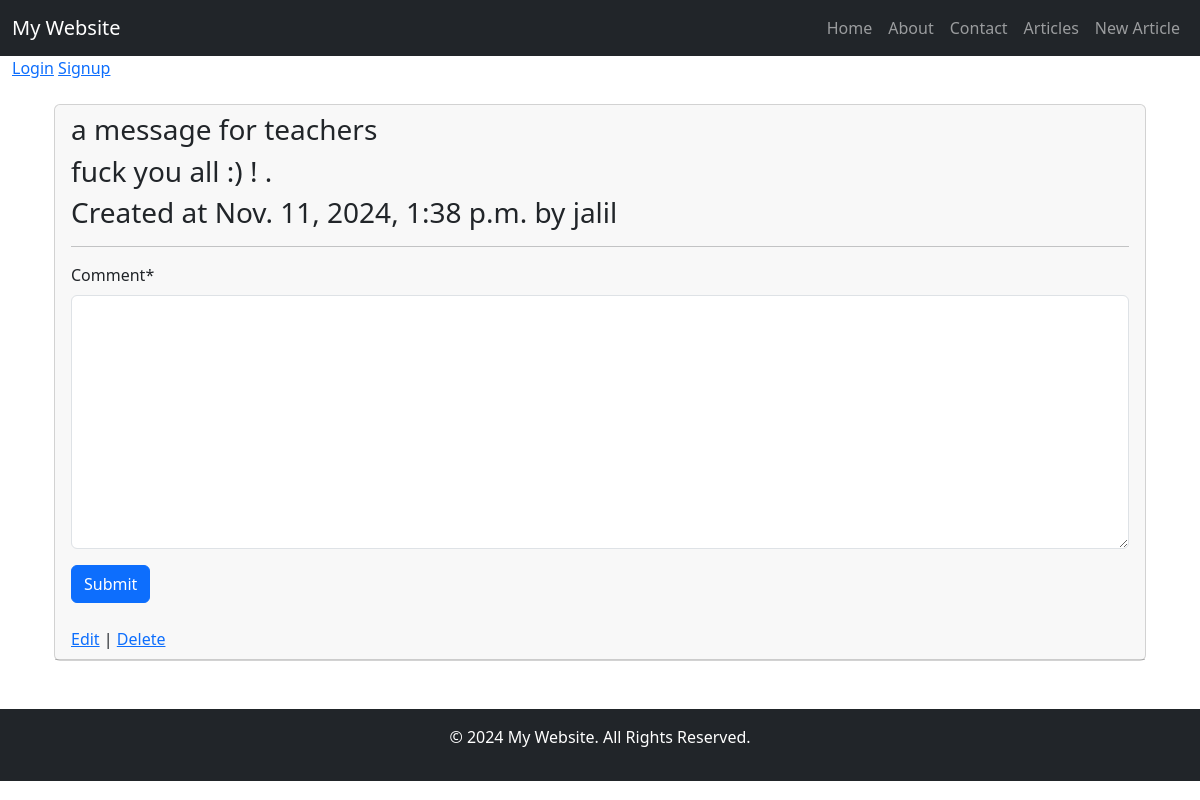
/articles/7/, run on an earlier commit of the app's database.
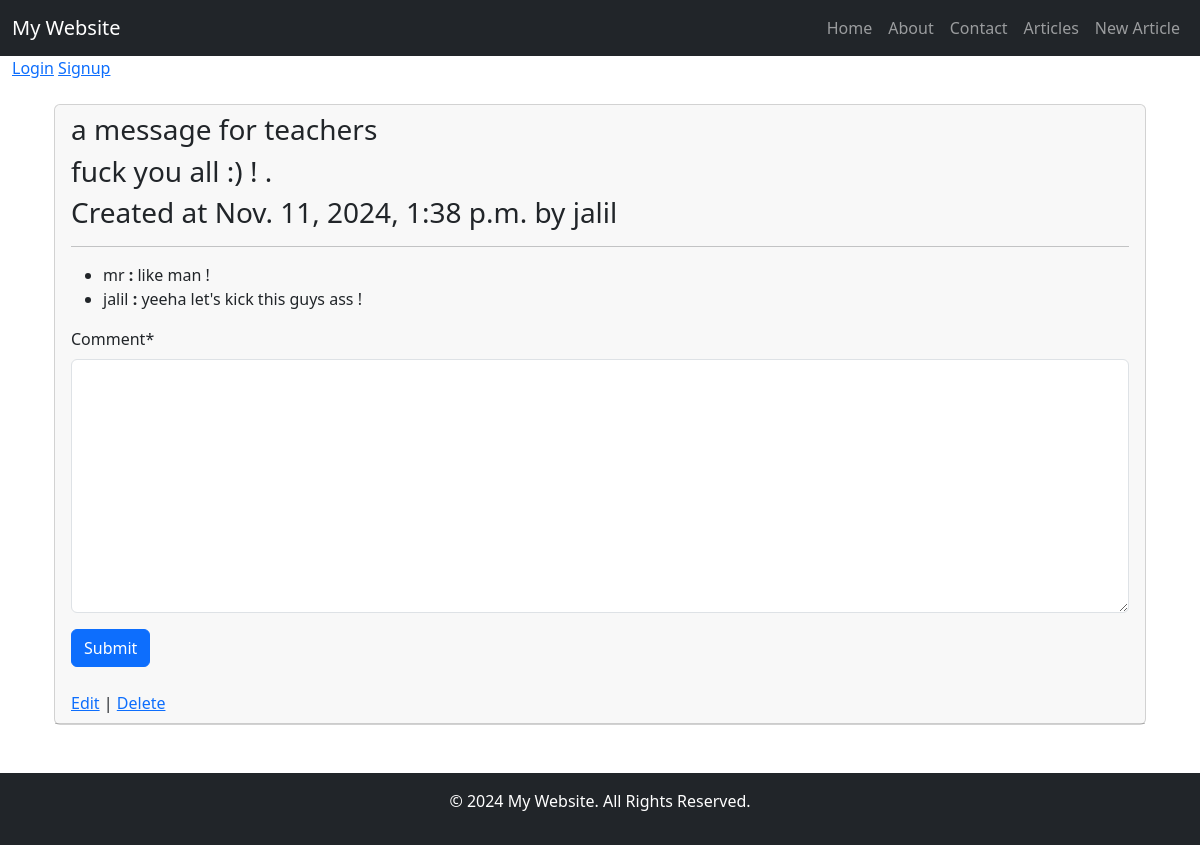
And on a later commit of the database.
### articles/models.py (models this page shows, shortened)
class Article(models.Model):
    title = models.CharField(max_length=150)
    body = models.TextField()
    date = models.DateTimeField(auto_now_add=True)
    author = models.ForeignKey(get_user_model(), on_delete=models.CASCADE)

class Comment(models.Model):
    article = models.ForeignKey(Article,related_name='comments',on_delete=models.CASCADE)
    writer = models.ForeignKey(get_user_model(), on_delete=models.CASCADE)
    comment = models.TextField()

### accounts/models.py (models this page shows)
class CustomUser(AbstractUser):
    age = models.PositiveIntegerField(null=True, blank=True)

### articles/views.py (the view, shortened to what this page needs)
# urls.py: path('<int:pk>/', ArticleDetailView.as_view(), name='article_detail'),
class ArticleDetailView(FormMixin,DetailView):
    model = Article
    template_name = 'articles/article_detail.html'
    form_class = CommentForm
    def get_context_data(self, **kwargs):
        context = super(ArticleDetailView, self).get_context_data(**kwargs)
        context['form'] = CommentForm(initial={'article':self.object,'writer':self.request.user})
        return context

### articles/forms.py
class CommentForm(forms.ModelForm):
    class Meta:
        model = Comment
        fields = ['article', 'writer', 'comment']
        widgets = {
            'article': forms.HiddenInput(),
            'writer': forms.HiddenInput(),
        }

### templates/articles/article_detail.html (shortened to what this page needs)
{% extends 'base.html' %}
{% load crispy_forms_filters %}
{% load crispy_forms_tags %}
{% block content %}
	<div class="container">
        <div class="row">
            <div class="col">
                <div class="card">
                    <div class="card-header">
                        <h3>{{object.title}}</h3>
                        <h3>{{ object.body }}</h3>
                        <h3>Created at {{object.date}} by {{ object.author }}</h3> <hr>
                        <ul>
                            {% for comment in object.comments.all %}
                        	    <li> {{ comment.writer }} <b>:</b> {{ comment.comment }}     </li>
                            {% endfor %}
                        </ul>
                        <form action="" method="POST">
                            <div class="form-group">
                                {{ form|crispy }}
                                <button type="submit" class="btn btn-primary">Submit</button>
                                </div>
                         </form>
                        <br>
                        <a class="dj_map_wrapper" href="{% url 'article_edit' object.pk %}">Edit</a> |
                        <a class="dj_map_delete" href="{% url 'article_delete' object.pk %}">Delete</a>
                    </div>
                </div>
            </div>
        </div>
    </div>
{% endblock %}

### templates/base.html (shortened to what this page needs)
<!DOCTYPE html>
<html lang="en">
<head>
    <link href="https://cdn.jsdelivr.net/npm/bootstrap@5.3.0-alpha1/dist/css/bootstrap.min.css" rel="stylesheet">
</head>
<body>
    <nav class="navbar navbar-expand-lg navbar-dark bg-dark">
        <div class="container-fluid">
            <a class="navbar-brand" href="#">My Website</a>
            <div class="collapse navbar-collapse" id="navbarNav">
                <ul class="navbar-nav ms-auto">
                    <li class="nav-item">
                        <a class="nav-link" href="{% url 'home' %}">Home</a>
                    </li>
                    <li class="nav-item">
                        <a class="nav-link" href="">About</a>
                    </li>
                    <li class="nav-item">
                        <a class="nav-link" href="">Contact</a>
                    </li>
                    <li class="nav-item">
                        <a class="nav-link" href="{% url 'article_list' %}">Articles</a>
                    </li>
                    <li class="nav-item">
                        <a class="nav-link" href="{% url 'article_create' %}">New Article</a>
                    </li>
                </ul>
            </div>
        </div>
    </nav>
    <nav class="theme-icon-when-light">
        <div class="container-fluid">
            {% if user.is_authenticated %}
            	   <p class="h3">hi {{ user }}<span class="sr-only"></span></p>
                 <a class="navbar-link" href="{% url 'custom_logout' %}">Logout<span class="sr-only"></span></a>
            {% else %}
                 <a class="navbar-link" href="{% url 'login' %}">Login</a>
                 <a class="navbar-link" href="{% url 'signup' %}">Signup  </a>
            {% endif %}
        </div>
    </nav>
    <div class="container mt-4">
        {% block content %}{% endblock %}
    </div>
    <footer class="bg-dark text-white text-center py-3 mt-5">
        <p>&copy; 2024 My Website. All Rights Reserved.</p>
    </footer>
</body>
</html>

What changed in the data, as far as the page shows it:
added Comment: writer "mr", comment "like man !"
added Comment: writer "jalil", comment "yeeha let's kick this guys ass !"
